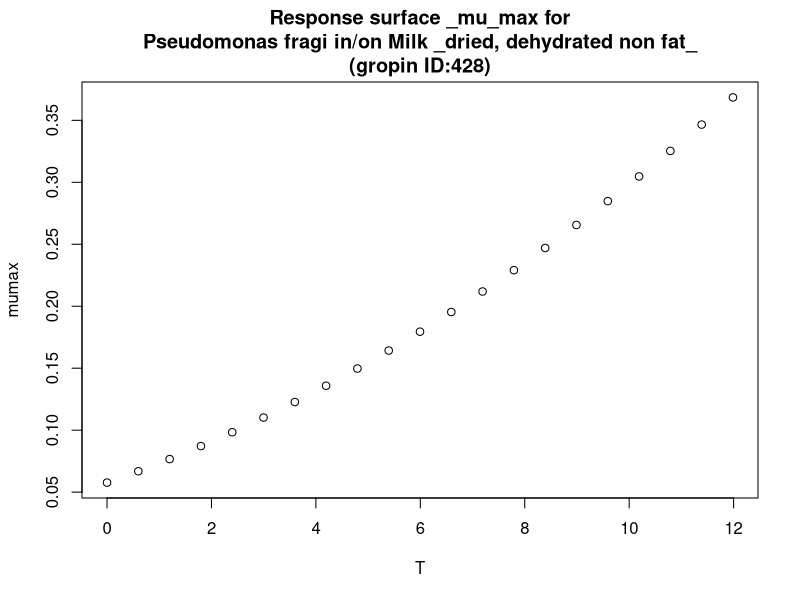

This figure's R source:
#############################
# start of Parameter script
#############################
T <- seq(0,11.988011988012,length.out=21)
#############################
# end of Parameter script
#############################
############################# 
# start of Model script Gropin ID 428 
#############################
 
# constant coefficients for this model
 
variables <- data.frame(T)
argumentsPar <- unique.data.frame(expand.grid(variables))
 
# heart of the model
response_surface <- function(T) {
   mumax <-(0.0306*(T+7.85))^2

	return(mumax=mumax)
} 

# output parameters
responseSurface <- cbind(argumentsPar,response_surface(argumentsPar['T']))
colnames(responseSurface) <- c(colnames(argumentsPar),'mumax')
#############################
# End of Model script
#############################
############################# 
# start of Visualisation script Gropin ID 428 
#############################
titleText <-'Response surface _mu_max for
Pseudomonas fragi in/on Milk _dried, dehydrated non fat_
(gropin ID:428)'
plot(T,responseSurface$'mumax',xlab='T',
                          ylab='mumax',main=titleText)
#############################
# End of Visualisation script
#############################
